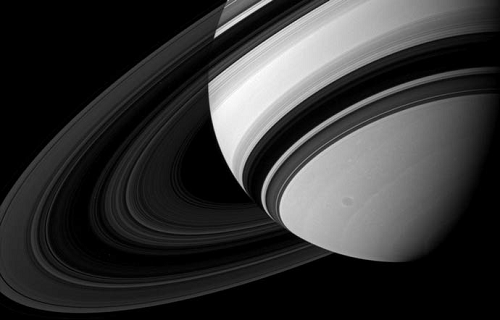
#> input picture images/saturn.png, 500 x 320 px
$ python 11_rmv_noise_gaussian_blur.py
#> lines starting #> are read from the running program, lines starting #| are printed output that depends on the picture
###############################################################################
#               NOISE 1.1: Removing Noise with Gaussian Blur                  #
#                              by: Todd Farr                                  #
###############################################################################

# imports
import numpy as np
import cv2
import matplotlib.pyplot as plt

img = cv2.imread('images/saturn.png', 0)
#> img is the input picture: shape (320, 500); min 0, max 254, mean 51.9

############################################## REMOVING NOISE WITH GAUSSIAN BLUR
# fist create a noisy image
# create an empty np array full of zeros the same size as the image
im = np.zeros(img.shape[:2], np.uint8) # do not use original image it overwrites it
mean = 0 # the gaussian mean
sigma_noise = 30 # the gaussian sigma
gaussian = cv2.randn(im, mean, sigma_noise) # create the random distribution
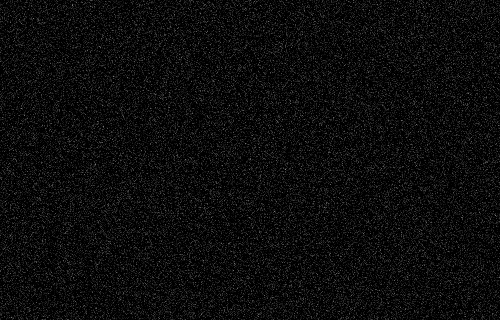
#> im: shape (320, 500); min 0, max 137, mean 12
img_noisy = cv2.add(img, gaussian) # add the noise to the original image
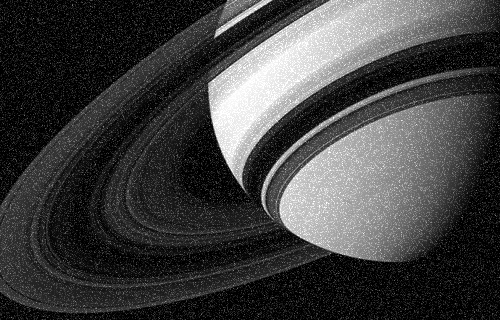
#> img_noisy: shape (320, 500); min 0, max 255, mean 63.8

# clean up the noise
gauss_noise_remv = cv2.GaussianBlur(img_noisy, (21, 21), 2)
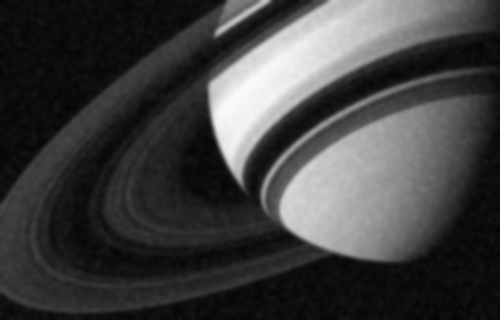
#> gauss_noise_remv: shape (320, 500); min 4, max 251, mean 63.8

# plot original, noisy and gaussian noise removal together
plt.figure(figsize=(10, 8))
plt.subplot(131), plt.imshow(img, cmap='gray', interpolation='bicubic')
plt.title('Original'), plt.xticks([]), plt.yticks([])
plt.subplot(132), plt.imshow(img_noisy, cmap='gray', interpolation='bicubic')
plt.title('Noisy'), plt.xticks([]), plt.yticks([])
plt.subplot(133), plt.imshow(gauss_noise_remv, cmap='gray', interpolation='bicubic')
plt.title('Gaussian Noise Removal'), plt.xticks([]), plt.yticks([])
plt.show()
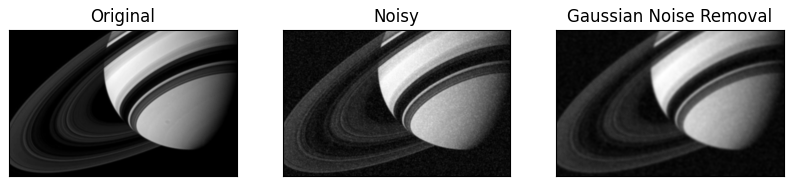
#> figure drawn by matplotlib, 3 panels

$ run again, with images/bicycle.png copied over images/saturn.png
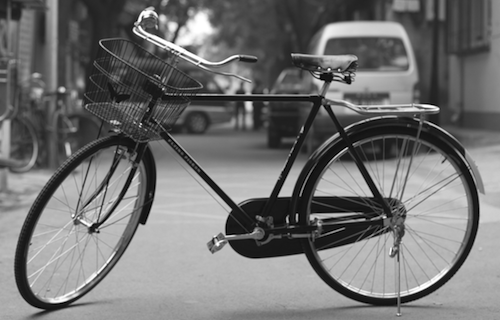
#> input picture images/bicycle.png, 500 x 320 px
#> img is the input picture: shape (320, 500); min 0, max 255, mean 114.2
#> `gauss_noise_remv = cv2.GaussianBlur(img_noisy, (21, 21), 2)`:
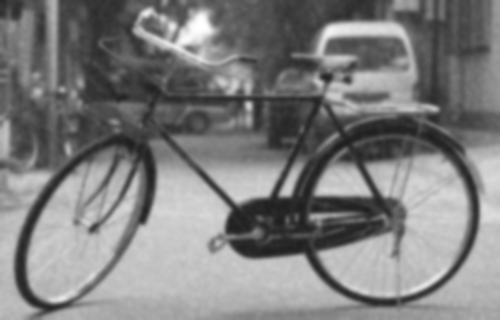
#> gauss_noise_remv: shape (320, 500); min 30, max 255, mean 126
#> `plt.show()`:
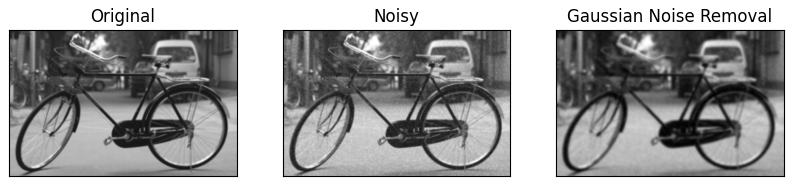
#> figure drawn by matplotlib, 3 panels
